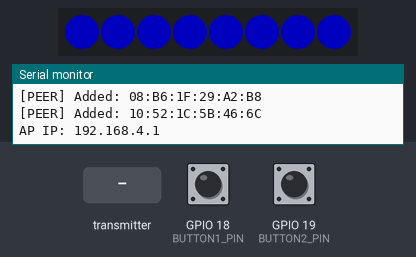
A sketch run on a simulated ESP32. Parts: 8 RGB LEDs in strip order, left to right, the last lines printed to the serial monitor. The test bench sets the inputs (shaded band); at power-on: GPIO 18 (BUTTON1_PIN) HIGH, GPIO 19 (BUTTON2_PIN) HIGH. Dim RGB values are drawn brighter than linear.

Above: at 1.2 s.
1.3 s: GPIO 18 (BUTTON1_PIN) pulled LOW for 0.15 s
At 4.2 s:
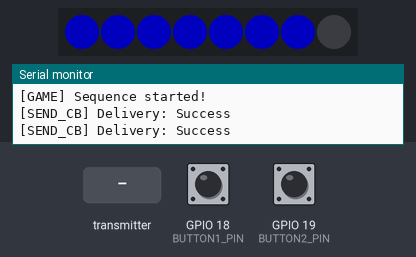
4.4 s: the transmitter starts sending cmd = PRESSED
5.9 s: GPIO 19 (BUTTON2_PIN) pulled LOW for 3.2 s
At 10.3 s:
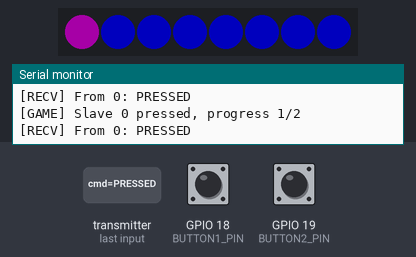
10.6 s: the transmitter starts sending fromID = 64
At 10.85 s:
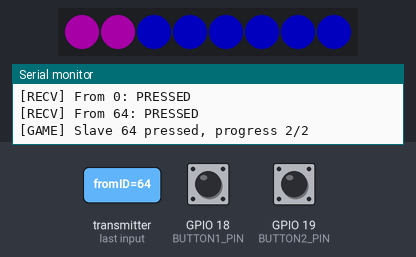
13.6 s: GPIO 18 (BUTTON1_PIN) pulled LOW for 1 s
At 14.31 s:
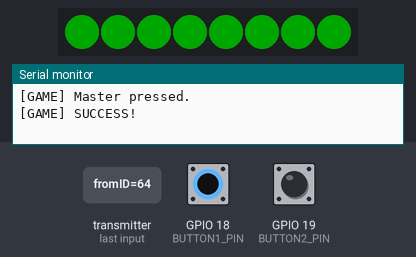
15.2 s: GPIO 18 (BUTTON1_PIN) pulled LOW for 3.2 s
At 19.85 s:
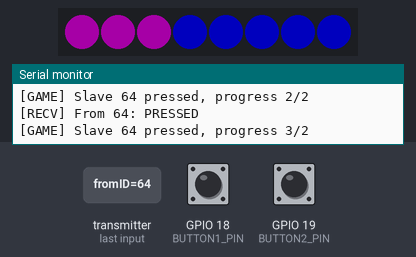
Timing chart, 0 to 20.9 s (numbered marks = the images above; inputs shaded):
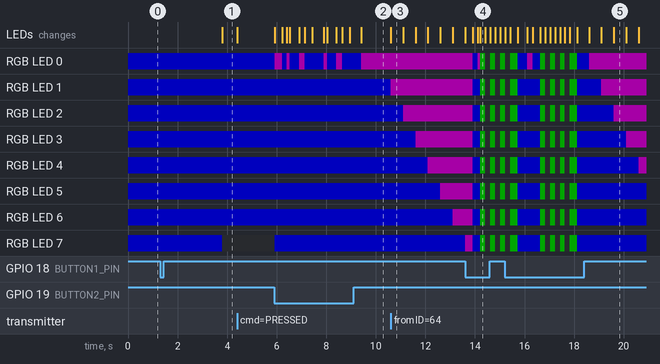

Measured:
- after the input at 1.3 s, RGB LED 7: RGB(0, 0, 80) → off after 2.5 s; the LEDs: change after 2.5 s (image 1)
- after the input at 5.9 s, the LEDs: change at once (image 2)
- after the input at 10.6 s, RGB LED 1: RGB(0, 0, 80) → RGB(40, 0, 40) at once; RGB LED 2: RGB(0, 0, 80) → RGB(40, 0, 40) after 0.50 s; RGB LED 3: RGB(0, 0, 80) → RGB(40, 0, 40) after 1.0 s; RGB LED 4: RGB(0, 0, 80) → RGB(40, 0, 40) after 1.5 s; RGB LED 5: RGB(0, 0, 80) → RGB(40, 0, 40) after 2.0 s; the LEDs: change at once (image 3)
- after the input at 13.6 s, the LEDs: first differ from a run without the input after 0.31 s (image 4 shows a later state)
- after the input at 15.2 s, the LEDs: first differ from a run without the input after 0.52 s (image 5 shows a later state)
- what the display in image 3 shows lasts 0.5 s, from 10.6 s to 11.1 s

The sketch:

Master_ESPNOW.ino
```cpp
// Master_ESPNOW.ino

//================================================
// --- ESP32 MAC addresses ---
//*** Replace with your devices ***//
//  {0x??,0x??,0x??,0x??,0x??,0x??},  - Master
//  {0x??,0x??,0x??,0x??,0x??,0x??},  - Slave 2
//  {0x??,0x??,0x??,0x??,0x??,0x??},  - Slave 3
//  {0x??,0x??,0x??,0x??,0x??,0x??},  - Slave 4
//  {0x??,0x??,0x??,0x??,0x??,0x??}   - Slave 5
//================================================

#include <Arduino.h>
#include <FastLED.h>
#include <esp_now.h>
#include <esp_wifi.h>
#include <WiFi.h>
#include <ESPAsyncWebServer.h>
#include <AsyncTCP.h>
#include <ArduinoJson.h>
#include "webpage.h"

AsyncWebServer server(80);

// ---------------- LED setup ----------------
#define LED_PIN     5
#define BUTTON1_PIN 18  // sequence/start button
#define BUTTON2_PIN 19  // reset button
#define NUM_LEDS    8
CRGB leds[NUM_LEDS];

// ---------------- Game parameters ----------------
const unsigned long TIMER_DURATION = 20000UL; // 20 seconds
const int SLAVE_COUNT = 2; // adjust to how many Slaves you have

enum State { IDLE, RUNNING, SUCCESS, FAILED };
State currentState = IDLE;

unsigned long startTime = 0;
bool slavePressed[10] = {false};   // supports up to 10 Slaves
bool slaveError[10] = {false};     // track slave error states
unsigned long completionTime = 0;  // track completion time
int pressesCount = 0;
bool sequenceCompleted = false;

// ---------------- ESP-NOW message struct ----------------
typedef struct struct_message {
  uint8_t fromID;
  char cmd[16];
} struct_message;

struct_message incomingMessage;

// ---------------- Slaves’ MAC addresses ----------------
// Replace with your Slaves' real MACs
uint8_t slave2Mac[6] = {0x08,0xB6,0x1F,0x29,0xA2,0xB8};  // Slave 2 [Naked AZ Delivery]
uint8_t slave3Mac[6] = {0x10,0x52,0x1C,0x5B,0x46,0x6C};  // Slave 3 [Heltec]
uint8_t *slaveMacs[SLAVE_COUNT] = { slave2Mac, slave3Mac };

// ---------------- ESP-NOW callbacks ----------------
void onDataRecv(const uint8_t * mac, const uint8_t *incomingData, int len) {
  memcpy(&incomingMessage, incomingData, sizeof(incomingMessage));
  Serial.printf("[RECV] From %d: %s\n", incomingMessage.fromID, incomingMessage.cmd);

  if (strcmp(incomingMessage.cmd, "PRESSED") == 0) {
     int id=incomingMessage.fromID;
    if (!slavePressed[incomingMessage.fromID]) {
      slavePressed[incomingMessage.fromID] = true;
      pressesCount++;

      // mark progress as purple → will turn green later
      for (int i = 0; i < NUM_LEDS; i++) {
        if (leds[i] == CRGB::Blue || leds[i] == CRGB::Black) {
          leds[i] = CRGB::Purple;
          break;
        }
      }

      FastLED.show();
      Serial.printf("[GAME] Slave %d pressed, progress %d/%d\n",
                    incomingMessage.fromID, pressesCount, SLAVE_COUNT);

      if (pressesCount == SLAVE_COUNT && currentState == RUNNING) {
        Serial.println("[GAME] All Slaves pressed, waiting for final Master press...");
      }
    }
  }
}

void onDataSent(const uint8_t *mac_addr, esp_now_send_status_t status) {
  Serial.print("[SEND_CB] Delivery: ");
  Serial.println(status == ESP_NOW_SEND_SUCCESS ? "Success" : "Fail");
}

// ---------------- Helpers ----------------
void addPeer(uint8_t *mac){
  esp_now_peer_info_t peerInfo = {};
  memcpy(peerInfo.peer_addr, mac, 6);
  peerInfo.channel = 1;
  peerInfo.encrypt = false;
  if (esp_now_add_peer(&peerInfo) != ESP_OK) {
    Serial.println("[ERROR] Failed to add peer");
  } else {
    Serial.printf("[PEER] Added: %02X:%02X:%02X:%02X:%02X:%02X\n",
      mac[0], mac[1], mac[2], mac[3], mac[4], mac[5]);
  }
}

void sendAll(const char *cmd){
  struct_message msg;
  msg.fromID = 1; // master
  strcpy(msg.cmd, cmd);
  for (int i=0;i<SLAVE_COUNT;i++){
    esp_err_t result = esp_now_send(slaveMacs[i], (uint8_t*)&msg, sizeof(msg));
    Serial.printf("[SEND] To Slave %d: %s (%s)\n", i+2, cmd,
                  result == ESP_OK ? "queued" : "error");
  }
}

void setAll(CRGB c){ fill_solid(leds,NUM_LEDS,c); FastLED.show(); }

void startSequence(){
  memset(slavePressed,false,sizeof(slavePressed));
  pressesCount = 0;
  sequenceCompleted = false;
  startTime = millis();
  currentState = RUNNING;
  sendAll("START");
  Serial.println("[GAME] Sequence started!");
}

void resetGame(){
  memset(slavePressed,false,sizeof(slavePressed));
  pressesCount = 0;
  sequenceCompleted = false;
  currentState = IDLE;
  setAll(CRGB::Blue);
  sendAll("RESET");
  completionTime = 0;
  Serial.println("[GAME] Reset to idle.");
}

void endAsSuccess(){
  Serial.println("[GAME] SUCCESS!");
  for (int k=0;k<6;k++){ setAll(k%2?CRGB::Black:CRGB::Green); delay(200);}
  setAll(CRGB::Green);
  sendAll("SUCCESS");
  sequenceCompleted = true;
  completionTime = millis() - startTime;
  currentState = SUCCESS;
}

void endAsFail(){
  Serial.println("[GAME] FAIL!");
  for (int k=0;k<6;k++){ setAll(k%2?CRGB::Black:CRGB::Red); delay(200);}
  setAll(CRGB::Red);
  sendAll("FAIL");
  sequenceCompleted = true;
  completionTime = millis() - startTime;
  currentState = FAILED;
}

bool readButton1(){ return digitalRead(BUTTON1_PIN)==LOW; }
bool readButton2(){ return digitalRead(BUTTON2_PIN)==LOW; }

// --------------- Weppage ---------------
String getWebPage() {

  return String(index_html);
}
// ---------------- Setup ----------------
void setup(){
  Serial.begin(115200);
  pinMode(BUTTON1_PIN,INPUT_PULLUP);
  pinMode(BUTTON2_PIN,INPUT_PULLUP);
  FastLED.addLeds<WS2812,LED_PIN,GRB>(leds,NUM_LEDS);
  FastLED.setBrightness(80);
  setAll(CRGB::Blue);

  WiFi.mode(WIFI_AP_STA);

  // Set WiFi channel to 1 for ESP-NOW compatibility
  esp_wifi_set_channel(1, WIFI_SECOND_CHAN_NONE);

  if (esp_now_init() != ESP_OK){ Serial.println("[ERROR] ESP-NOW init failed"); return; }
  esp_now_register_send_cb(onDataSent);
  esp_now_register_recv_cb(onDataRecv);

  // add Slaves
  for (int i=0;i<SLAVE_COUNT;i++) addPeer(slaveMacs[i]);

  // Setup AP on same channel as ESP-NOW (channel 1)
WiFi.softAP("ShuttleRun", "12345678", 1);
Serial.println("AP IP: " + WiFi.softAPIP().toString());

// Web server routes
server.on("/", HTTP_GET, [](AsyncWebServerRequest *request){
  request->send(200, "text/html", getWebPage());
});

server.on("/status", HTTP_GET, [](AsyncWebServerRequest *request){
    StaticJsonDocument<512> doc;
    const char* stateStr;
    switch(currentState){
      case IDLE: stateStr="IDLE"; break;
      case RUNNING: stateStr="RUNNING"; break;
      case SUCCESS: stateStr="SUCCESS"; break;
      case FAILED: stateStr="FAILED"; break;
      default: stateStr="IDLE"; break;
    }
    doc["state"] = stateStr;
    doc["timer"] = (currentState==RUNNING) ?
        max(0,(int)((TIMER_DURATION-(millis()-startTime))/1000)) : 0;
    doc["completionTime"] = (completionTime>0) ? (completionTime/1000.0) : 0; // seconds

    JsonObject slaves=doc.createNestedObject("slavesState");
    for(int i=2;i<=SLAVE_COUNT+1;i++){
      if(slaveError[i]) slaves[String(i)]="error";
      else if(slavePressed[i]) slaves[String(i)]="pressed";
      else slaves[String(i)]="waiting";
    }
    String json; serializeJson(doc,json);
    request->send(200,"application/json",json);
});

server.begin();
}

// ---------------- Loop ----------------
void loop(){
  if (readButton2()){ // reset button
    resetGame();
    delay(300);
  }

  if (readButton1()){
    if (currentState == IDLE) {
      startSequence();
    } else if (sequenceCompleted) {
      resetGame();
    } else {
      // Master press during sequence
      Serial.println("[GAME] Master pressed.");
      if (pressesCount == SLAVE_COUNT) {
        endAsSuccess();
      }
    }
    delay(300);
  }

  if (currentState == RUNNING){
    unsigned long elapsed = millis() - startTime;

    // --- countdown layer ---
    int ledsRemaining = map(elapsed, 0, TIMER_DURATION, NUM_LEDS, 0);
    for (int i=0; i<NUM_LEDS; i++) {
      leds[i] = (i < ledsRemaining) ? CRGB::Blue : CRGB::Black;
    }

    // --- overlay progress (purple / green) ---
    for (int i=0;i<NUM_LEDS;i++){
      if (leds[i] == CRGB::Purple || leds[i] == CRGB::Green) {
        // keep progress
      }
    }

    FastLED.show();

    if (elapsed >= TIMER_DURATION){
      if (pressesCount == SLAVE_COUNT) endAsSuccess();
      else endAsFail();
    }
  }
}
```

webpage.h
```cpp
// Master_ESPNOW webpage to be included with main Master_ESPNOW sketch
#ifndef WEBPAGE_H
#define WEBPAGE_H

const char index_html[] PROGMEM = R"rawliteral(

<!DOCTYPE html>
<html>
<head>
  <title>Shuttle Run Status</title>
  <meta name="viewport" content="width=device-width, initial-scale=1">
  <style>
    body {
      font-family: Arial, sans-serif;
      margin: 20px;
      background: #f0f0f0;
    }
    h1 { text-align: center; }
    .container {
      max-width: 600px;
      margin: 0 auto;
      background: white;
      padding: 20px;
      border-radius: 10px;
      border: outset;
    }
    .status {
      display: flex;
      justify-content: center;
      margin: 10px 0;
      padding: 15px;
      border-radius: 5px;
      font-weight: bold;
      border: outset;
    }
    .idle { background: #e3f2fd; }
    .running { background: #fff3e0; }
    .success { background: #e8f5e8; }
    .failed { background: #ffebee; }

    .slaves, .master {
      display: flex;
      justify-content: space-around;
      margin-top: 20px;
    }
    .slave, .master {
      text-align: center;
      font-size: 1rem;
    }
    .slave span, .master span {
      display: block;
      margin-top: 5px;
      font-size: 0.9rem;
    }
  </style>
  <script>
    setInterval(() => fetch('/status').then(r => r.json()).then(updateStatus), 1000);

    function updateStatus(data) {
      // Overall game state
      const stateElem = document.getElementById('gameState');
      stateElem.textContent = data.state;
      stateElem.className = 'status ' + data.state.toLowerCase();

      document.getElementById('timer').textContent = data.timer + 's';
      document.getElementById('completionTime').textContent = data.completionTime + 's';

      // Master cone countdown / win-lose
      let masterPath = document.querySelector('#master path');
      if (masterPath && data.masterState) {
        let color;
        if (data.state === "running") {
          // Yellow/orange while counting down
          color = '#ffa500';
        } else if (data.state === "success") {
          // Green if win
          color = '#00ff00';
        } else if (data.state === "failed") {
          // Red if fail
          color = '#ff0000';
        } else {
          // Purple when idle/ready
          color = '#800080';
        }
        masterPath.setAttribute('fill', color);
      }

      // Update each slave cone
      for (let i = 2; i <= 5; i++) {
        let conePath = document.querySelector('#slave' + i + ' path');
        if (conePath && data.slavesState && data.slavesState[i]) {
          let state = data.slavesState[i];
          let color =
            state === 'pressed' ? '#00ff00' :   // green until reset
            state === 'error'   ? '#ff0000' :   // red flash
                                  '#800080';    // purple waiting
          conePath.setAttribute('fill', color);
        }
      }
    }
  </script>
</head>
<body>
  <div class="container">
    <h1><u>Shuttle Run Game</u></h1>

    <!-- Master Cone -->
    <div class="master">
      <div id="master">
        <svg xmlns="http://www.w3.org/2000/svg" viewBox="0 0 64 64" width="70" height="70">
          <path d="M20 52h24l-8-28h-8zM14 60h36l2-6H12zM28 4h8l2 8h-12z" fill="#800080"/>
        </svg>
        <span class="label">Master</span>
      </div>
    </div>

    <!-- Slaves -->
    <div class="slaves">
      <div id="slave2" class="slave">
        <svg xmlns="http://www.w3.org/2000/svg" viewBox="0 0 64 64" width="50" height="50">
          <path d="M20 52h24l-8-28h-8zM14 60h36l2-6H12zM28 4h8l2 8h-12z" fill="#800080"/>
        </svg>
        <span class="label">Cone 1</span>
      </div>
      <div id="slave3" class="slave">
        <svg xmlns="http://www.w3.org/2000/svg" viewBox="0 0 64 64" width="50" height="50">
          <path d="M20 52h24l-8-28h-8zM14 60h36l2-6H12zM28 4h8l2 8h-12z" fill="#800080"/>
        </svg>
        <span class="label">Cone 2</span>
      </div>
      <div id="slave4" class="slave">
        <svg xmlns="http://www.w3.org/2000/svg" viewBox="0 0 64 64" width="50" height="50">
          <path d="M20 52h24l-8-28h-8zM14 60h36l2-6H12zM28 4h8l2 8h-12z" fill="#800080"/>
        </svg>
        <span class="label">Cone 3</span>
      </div>
      <div id="slave5" class="slave">
        <svg xmlns="http://www.w3.org/2000/svg" viewBox="0 0 64 64" width="50" height="50">
          <path d="M20 52h24l-8-28h-8zM14 60h36l2-6H12zM28 4h8l2 8h-12z" fill="#800080"/>
        </svg>
        <span class="label">Cone 4</span>
      </div>
    </div>

    <!-- Status + Timers -->
    <div id="gameState" class="status idle">READY</div>
    <div>Time Remaining: <span id="timer">--</span></div>
    <div>Completion Time: <span id="completionTime">--</span></div>
  </div>
</body>
</html>

)rawliteral";

#endif
```
